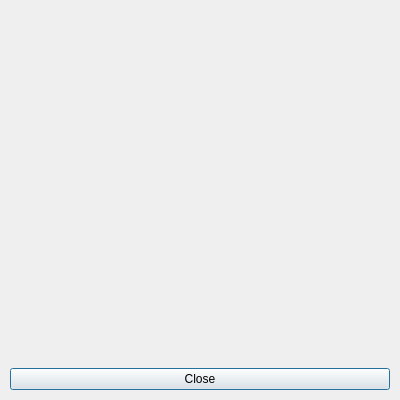
<?xml version="1.0" encoding="UTF-8"?>
<ui version="4.0">
 <class>DialogCertificateStore</class>
 <widget class="QDialog" name="DialogCertificateStore">
  <property name="geometry">
   <rect>
    <x>0</x>
    <y>0</y>
    <width>400</width>
    <height>400</height>
   </rect>
  </property>
  <property name="windowTitle">
   <string>DialogCertificateStore</string>
  </property>
  <layout class="QVBoxLayout" name="verticalLayout">
   <property name="spacing">
    <number>10</number>
   </property>
   <property name="leftMargin">
    <number>10</number>
   </property>
   <property name="topMargin">
    <number>10</number>
   </property>
   <property name="rightMargin">
    <number>10</number>
   </property>
   <property name="bottomMargin">
    <number>10</number>
   </property>
   <item>
    <spacer name="DialogCertificateStoreVerticalSpacer1">
     <property name="orientation">
      <enum>Qt::Vertical</enum>
     </property>
     <property name="sizeHint" stdset="0">
      <size>
       <width>20</width>
       <height>40</height>
      </size>
     </property>
    </spacer>
   </item>
   <item>
    <layout class="QHBoxLayout" name="DialogCertificateStoreHorizontalLayoutButtons">
     <property name="spacing">
      <number>0</number>
     </property>
     <item>
      <widget class="QPushButton" name="DialogCertificateStorePushButtonClose">
       <property name="minimumSize">
        <size>
         <width>0</width>
         <height>0</height>
        </size>
       </property>
       <property name="baseSize">
        <size>
         <width>100</width>
         <height>25</height>
        </size>
       </property>
       <property name="text">
        <string>Close</string>
       </property>
      </widget>
     </item>
    </layout>
   </item>
  </layout>
 </widget>
 <resources/>
 <connections/>
</ui>
